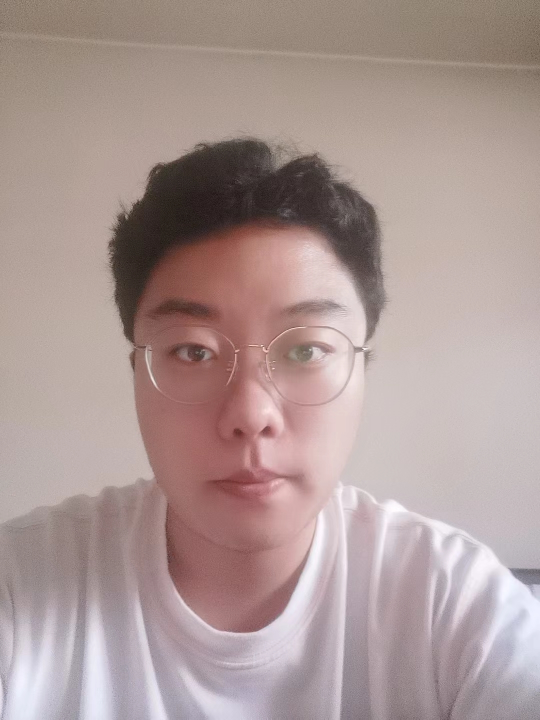
#> input picture assets/resized/prof_pic_yh.jpeg, 1080 x 1440 px (shown at 1/2 size)
$ python imageResize.py   (older library calls are emulated)
#> lines starting #> are read from the running program, lines starting #| are printed output that depends on the picture
'''
Author: SimonCK666 SimonYang223@163.com
Date: 2022-08-31 16:41:02
LastEditors: SimonCK666 SimonYang223@163.com
LastEditTime: 2022-08-31 17:58:15
FilePath: /SimonCK666.github.io/script/imageResize.py
Description: 这是默认设置,请设置`customMade`, 打开koroFileHeader查看配置 进行设置: https://github.com/OBKoro1/koro1FileHeader/wiki/%E9%85%8D%E7%BD%AE
'''
from PIL import Image

def ResizeImage(filein, fileout, width, height):
#> called with filein = '../assets//resized//prof_pic_yh.jpeg', fileout = '../assets//resized//prof_pic-480x659.png', width = 480, height = 659
    img = Image.open(filein)
#> img is the input picture: PIL image 1080x1440 RGB; mean R, G, B 171.9, 152.5, 149.8
    out = img.resize((width, height),Image.ANTIALIAS) # resize image with high-quality
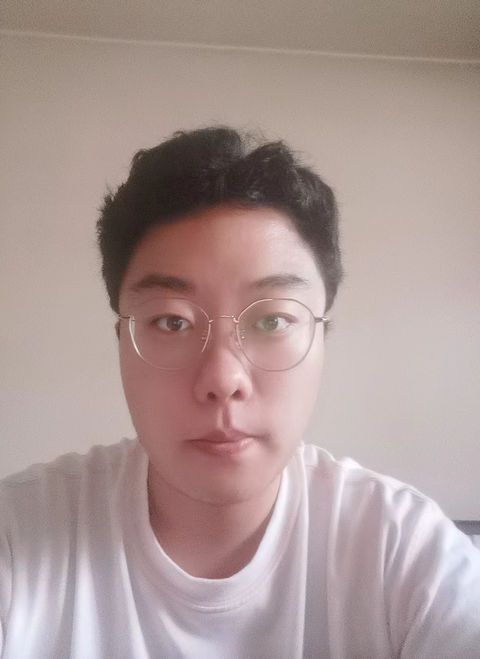
#> out: PIL image 480x659 RGB; mean R, G, B 171.9, 152.5, 149.8
    # out.save(fileout, type)
    out.save(fileout)

if __name__ == "__main__":
    filein = r'../assets//resized//prof_pic_yh.jpeg'
    fileout = r'../assets//resized//prof_pic-480x659.png'
    width = 480
    height = 659
    ResizeImage(filein, fileout, width, height)
